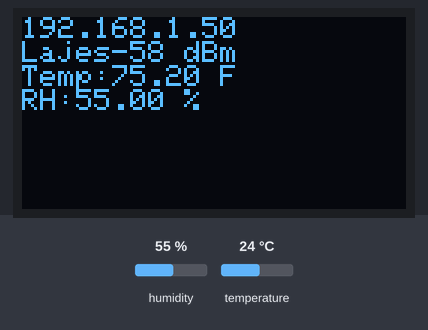
The sketch below on a simulated ESP8266 (NodeMCU). On the bench: 128×64 one-colour display. The inputs (shaded band) are chosen by the test bench; at power-on: humidity 55 %, temperature 24 °C. WiFi joins after 1.5 s; servers stay silent unless stated; no MQTT or app messages arrive unless stated; what the sketch prints to the serial monitor is not drawn.

Above: at 10.8 s.
10.9 s: humidity set to 22 %
At 15.1 s:
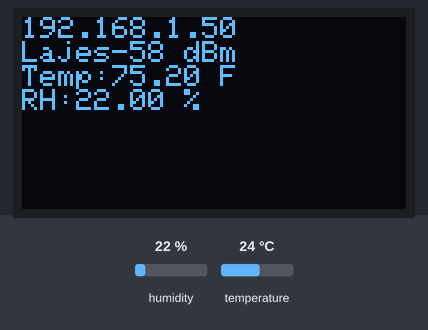
16.1 s: temperature set to 12 °C
At 20.1 s:
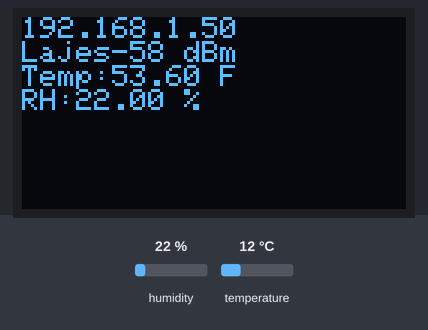
21.1 s: humidity set to 40 %
At 25.1 s:
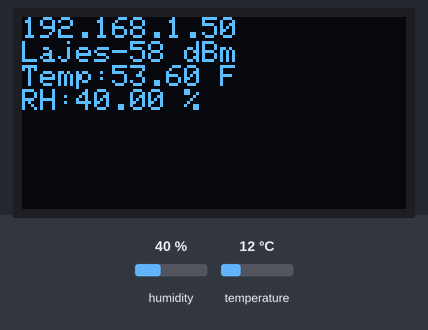
26.1 s: temperature set to 19 °C
At 30.2 s:
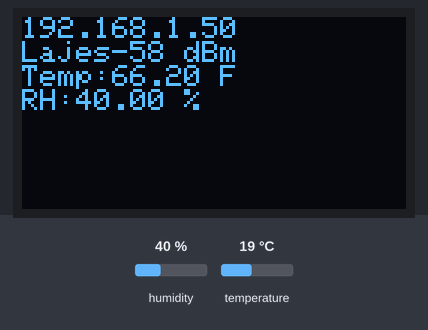
Timing chart, 0 to 31.7 s (numbered marks = the images above; inputs shaded):
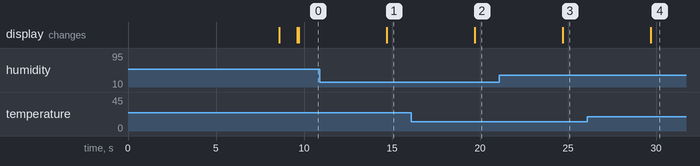

The sketch:

HA_Shed_01-27-24.ino
```cpp
// BIG SHED
// Get ESP8266 going with Arduino IDE
// - https://github.com/esp8266/Arduino#installing-with-boards-manager
// Required libraries (sketch -> include library -> manage libraries)
// - PubSubClient by Nick ‘O Leary
// - DHT sensor library by Adafruit

//OTA - MQTT
#include <ESP8266WiFi.h>
#include <ESP8266WiFiMulti.h>
#include <ESP8266mDNS.h>
#include <WiFiUdp.h>
#include <ArduinoOTA.h>
#include <PubSubClient.h>
/********************************************************************/
//Display and sensor
#include <DHT.h>
#include <Adafruit_GFX.h>
#include <Adafruit_SSD1306.h>

#define wifi_ssid "Lajes"
#define wifi_password "S&R@kingdom21"

#define mqtt_server "192.168.1.125"
#define mqtt_user "homeassistant"
#define mqtt_password "Fah9BohquuNiXa1ieCh3pohquohsh6thee6ii7ja3xee4eexie7EeHen4OoX6dee"

#define humidity_topic "sensor/shed/humidity"
#define temperature_topic "sensor/shed/temperature"
#define IP_topic "sensor/shed/IP"
#define RSSI_topic "sensor/shed/RSSI"
#define MAC_topic "sensor/shed/MAC"
#define SSID_topic "sensor/shed/SSID"

#define DHTTYPE DHT22
#define DHTPIN  14
String myMAC = "";
byte flip = true;


DHT dht(DHTPIN, DHTTYPE, 11); // 11 works fine for ESP8266
Adafruit_SSD1306 display(-1);
//
ESP8266WiFiMulti wifiMulti;
WiFiClient espClient;
PubSubClient client(espClient);
/********************************************************************/
void setup() {
  Serial.begin(9600);
  dht.begin();
  display.begin(SSD1306_SWITCHCAPVCC, 0x3C);
  // Clear the buffer.
  display.clearDisplay();

  // Display Text
  display.setTextSize(2);
  display.setTextColor(WHITE);
  display.setCursor(0, 28);
  display.println("Hello world!");
  display.display();
  delay(2000);
  display.clearDisplay();
  wifiMulti.addAP("Lajes", "S&R@kingdom21");
  wifiMulti.addAP("Lajes_EXT", "S&R@kingdom21");
  wifiMulti.addAP("ATT2GXy9ZH", "S&R@kingdom21");
  while (wifiMulti.run() != WL_CONNECTED) { // Wait for the Wi-Fi to connect: scan for Wi-Fi networks, and connect to the strongest of the networks above
    delay(1000);

    if (flip == true) {
      display.clearDisplay();
      display.setTextSize(2);
      display.setCursor(0, 0);
      display.print("Connecting");
      display.display();
      Serial.print('+');
      flip = false;
    }
    else {
      display.clearDisplay();
      display.display();
      Serial.print("-");
      flip = true;

    }
    Serial.print('.');
  }
  //wifiMulti.run();
  //delay(5000);
  myMAC = WiFi.macAddress();
  Serial.println(myMAC);
  delay(5000);
  myMAC.replace(":", "");
  myMAC = myMAC.substring(6);
  display.setCursor(0, 0);
  display.println(WiFi.localIP());
  display.setCursor(0, 28);
  display.print(WiFi.RSSI());
  display.print(" dBm");
  display.display();
  delay(1000);
  display.clearDisplay();
  display.display();
  ArduinoOTA.begin();
  /********************************************************************/
  ArduinoOTA.onStart([]() {
    String type;
    if (ArduinoOTA.getCommand() == U_FLASH)
      type = "sketch";
    else // U_SPIFFS
      type = "filesystem";
    Serial.println("Start updating " + type);
  });
  ArduinoOTA.onEnd([]() {
    Serial.println("\nEnd");
  });
  ArduinoOTA.onProgress([](unsigned int progress, unsigned int total) {
    Serial.printf("Progress: %u%%\r", (progress / (total / 100)));
  });
  ArduinoOTA.onError([](ota_error_t error) {
    Serial.printf("Error[%u]: ", error);
    if (error == OTA_AUTH_ERROR) Serial.println("Auth Failed");
    else if (error == OTA_BEGIN_ERROR) Serial.println("Begin Failed");
    else if (error == OTA_CONNECT_ERROR) Serial.println("Connect Failed");
    else if (error == OTA_RECEIVE_ERROR) Serial.println("Receive Failed");
    else if (error == OTA_END_ERROR) Serial.println("End Failed");
  });
  /********************************************************************/
  client.setServer(mqtt_server, 1883);
  display.clearDisplay();
  display.setTextSize(1);
  display.setTextColor(WHITE);
}

/**********************************************************************************/

/**********************************************************************************/
void reconnect() {
  // Loop until we're reconnected
  while (!client.connected()) {
    Serial.print("Attempting MQTT connection...");
    // Attempt to connect
    // If you do not want to use a username and password, change next line to
    //if (client.connect("ESP8266Client")) {
    String myClient = "ESP-" + myMAC;
    Serial.println(myClient);
    if (client.connect(myClient.c_str(), mqtt_user, mqtt_password)) {
      Serial.println("connected");
      publishNetworkData();
    } else {
      Serial.print("failed, rc=");
      Serial.print(client.state());
      Serial.println(" try again in 5 seconds");
      // Wait 5 seconds before retrying
      delay(5000);
    }
  }
}
/**********************************************************************************/
bool checkBound(float newValue, float prevValue, float maxDiff) {
  //Serial.println((fabs(newValue - prevValue)));
  float outOfBoundDiff = 1;
  if (prevValue == 0) {
    return !isnan(newValue) && (newValue < prevValue - maxDiff || newValue > prevValue + maxDiff);
  }
  else {
    return !isnan(newValue) && (newValue < prevValue - maxDiff || newValue > prevValue + maxDiff) && (fabs(newValue - prevValue) < outOfBoundDiff);
  }
}
/**********************************************************************************/
void publishNetworkData() {
  client.publish(IP_topic, WiFi.localIP().toString().c_str(), true);
  client.publish(RSSI_topic, String(WiFi.RSSI()).c_str(), true);
  client.publish(MAC_topic, String(WiFi.macAddress()).c_str(), true);
  client.publish(SSID_topic, String(WiFi.SSID()).c_str(), true);
}
/**********************************************************************************/
long lastMsg = 0;
float temp = 0.0;
float hum = 0.0;
float diff = 0.05;
float oldRSSI = 0.0;
float newRSSI = 0.0;
float RSSIDiff = 3.0;

/**********************************************************************************/
void loop() {
  while (wifiMulti.run() != WL_CONNECTED) { // Wait for the Wi-Fi to connect: scan for Wi-Fi networks, and connect to the strongest of the networks above
    delay(1000);

    if (flip == true) {
      display.clearDisplay();
      display.setTextSize(2);
      display.setCursor(0, 0);
      display.print("Connecting");
      display.display();
      Serial.print('+');
      flip = false;
    }
    else {
      display.clearDisplay();
      display.display();
      Serial.print("-");
      flip = true;

    }
    Serial.print('.');
  }
  ArduinoOTA.handle();
  if (!client.connected()) {
    reconnect();
  }
  client.loop();

  long now = millis();
  if (now - lastMsg > 5000) {
    lastMsg = now;
    display.setTextSize(1);
    display.clearDisplay();
    display.setCursor(0, 0);
    display.println(WiFi.localIP());
    display.print(WiFi.SSID());
    //display.print("-");
    display.print(WiFi.RSSI());
    display.println(" dBm");

    float newTemp = dht.readTemperature(true);
    float newHum = dht.readHumidity();

    if (checkBound(newRSSI, oldRSSI, RSSIDiff)) {
      oldRSSI = newRSSI;
      client.publish(RSSI_topic, String(WiFi.RSSI()).c_str(), true);
    }
    //if (checkBound(newTemp, temp, diff)) {
    temp = newTemp;
    display.print("Temp:");
    display.print(String(temp).c_str());
    display.println(" F");

    Serial.print("New temperature:");
    Serial.println(String(temp).c_str());
    client.publish(temperature_topic, String(temp).c_str(), true);

    //if (checkBound(newHum, hum, diff)) {
    hum = newHum;

    display.print("RH:");

    display.print(String(hum).c_str());
    display.print(" %");
    display.display();
    Serial.print("New humidity:");
    Serial.println(String(hum).c_str());
    client.publish(humidity_topic, String(hum).c_str(), true);
    //}
  }
}
```

Measured:
- after the input at 10.9 s, the display: changes after 3.8 s (image 1)
- after the input at 16.1 s, the display: changes after 3.6 s (image 2)
- after the input at 21.1 s, the display: changes after 3.6 s (image 3)
- after the input at 26.1 s, the display: changes after 3.6 s (image 4)
